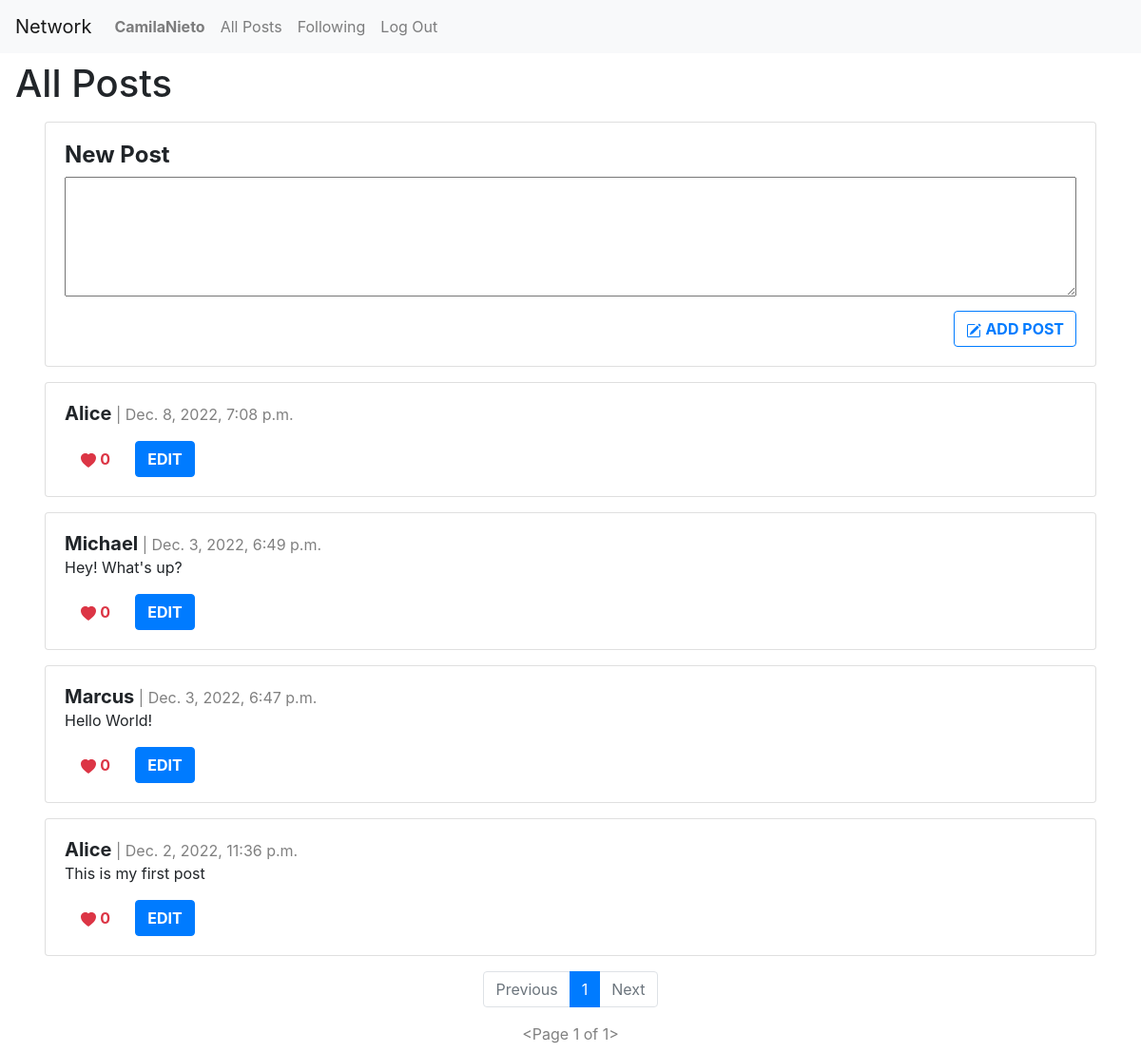
Screenshot of / (signed in) with the database file from the repository.
### network/models.py (models this page shows, shortened)
class User(AbstractUser):
    pass

class Post(models.Model):
    author = models.ForeignKey("User", on_delete=models.CASCADE, related_name="user")
    description = models.CharField(max_length=1000)
    timestamp = models.DateTimeField(auto_now_add=True)
    like = models.IntegerField()

### network/views.py (the view)
# urls.py: path("", views.index, name="index"),
def index(request):
    posts = Post.objects.all().order_by("id").reverse()
    p = Paginator(posts, 10)
    pageNumber = request.GET.get('page')
    postsPage = p.get_page(pageNumber)
    return render(request, "network/index.html", {
        "posts": posts,
        "postsPage": postsPage
    })

### network/templates/network/index.html (shortened to what this page needs)
{% extends "network/layout.html" %}
{% block body %}
<div class="main-title">
    <h1>All Posts</h1>
</div>
<div class="main-content">
    {% if user.is_authenticated %}
    <div class="row">
        <div class="col">
            <div class="card h-100" id="post-grid">
                <div class="card-body">
                    <form action="{% url 'newPost' %}" method="POST">
                        <h4><strong>New Post</strong></h4>
                        <textarea name="newPostText" id="newPostText" rows="4"></textarea>
                        <div align="right">
                            <button id="newPostButton" type="submit" name="newPostButton"
                                class="btn btn-outline-primary">
                                <strong>ADD POST</strong>
                            </button>
                        </div>
                    </form>
                </div>
            </div>
        </div>
    </div>
    {% else %}
    <div class="alert alert-danger" role="alert">
        Please sign in or register to be able to add a post.
    </div>
    {% endif %}
    {% for post in postsPage %}
    <div class="row">
        <div class="col">
            <div class="card h-100" id="post-grid">
                <div class="card-body">
                    <h5 style="display: inline" class="card-title"><strong>{{ post.author }}</strong></h5>
                    <div style="display: inline; color: gray;" class="card-date"> | {{ post.timestamp }}</div>
                    <p class="card-text">{{ post.description }}</p>
                    <div class="card-buttonsContainer">
                        <div align="left" class="card-button">
                            <button id="heartButton" type="submit" name="heartButton" class="btn btn-outline-danger">
                                <svg xmlns="http://www.w3.org/2000/svg" width="16" height="16" fill="currentColor"
                                    class="bi bi-heart-fill" viewBox="0 0 16 16">
                                    <path fill-rule="evenodd"
                                        d="M8 1.314C12.438-3.248 23.534 4.735 8 15-7.534 4.736 3.562-3.248 8 1.314z" />
                                </svg>
                                <strong>{{ post.like }}</strong>
                            </button>
                        </div>
                        <div align="right" class="card-button">
                            <a class="btn btn-primary" href="" role="button"><strong>EDIT</strong></a>
                        </div>
                    </div>
                </div>
            </div>
        </div>
    </div>
    {% endfor %}
    <nav aria-label="...">
        <ul class="pagination d-flex justify-content-center">
            {% if postsPage.has_previous %}
                <li class="page-item">
                    <a class="page-link" href="?page={{ postsPage.previous_page_number }}">Previous</a>
                </li>
            {% else %}
                <li class="page-item disabled">
                    <a class="page-link">Previous</a>
                </li>
            {% endif %}
            {% for pageNumber in postsPage.paginator.page_range %}
                {% if postsPage.number == pageNumber %}
                    <li class="page-item active" aria-current="page">
                        <a class="page-link">{{pageNumber}}</a>
                    </li>
                {% else %}
                    <a href="?page={{ pageNumber }}" class="page-link">
                        {{ pageNumber }}
                    </a>
                {% endif %}
            {% endfor %}
            {% if postsPage.has_next %}
                <li class="page-item">
                    <a class="page-link" href="?page={{ postsPage.next_page_number }}">Next</a>
                </li>
            {% else %}
                <li class="page-item disabled">
                    <a class="page-link">Next</a>
                </li>
            {% endif %}
        </ul>
    </nav>
    <div class="d-flex justify-content-center" style="color: gray;" class="card-date">{{ postsPage }}</div>
</div>
{% endblock %}

### network/templates/network/layout.html (shortened to what this page needs)
{% load static %}
<!DOCTYPE html>
<html lang="en">
    <head>
        <link rel="stylesheet" href="https://stackpath.bootstrapcdn.com/bootstrap/4.4.1/css/bootstrap.min.css">
        <link rel="stylesheet" href="https://cdn.jsdelivr.net/npm/bootstrap-icons@1.10.2/font/bootstrap-icons.css">
        <link rel="stylesheet" href="https://use.fontawesome.com/releases/v5.8.2/css/all.css">
        <link href="{% static 'network/styles.css' %}" rel="stylesheet">
    </head>
    <body>
        <nav class="navbar navbar-expand-lg navbar-light bg-light">
            <a class="navbar-brand" href="{% url 'index' %}">Network</a>
            <div>
              <ul class="navbar-nav mr-auto">
                {% if user.is_authenticated %}
                    <li class="nav-item">
                        <a class="nav-link" href="{% url 'profilePage' user_id=user.id%}"><strong>{{ user.username }}</strong></a>
                    </li>
                {% endif %}
                <li class="nav-item">
                  <a class="nav-link" href="{% url 'index' %}">All Posts</a>
                </li>
                {% if user.is_authenticated %}
                    <li class="nav-item">
                        <a class="nav-link" href="{% url 'following' %}">Following</a>
                    </li>
                    <li class="nav-item">
                        <a class="nav-link" href="{% url 'logout' %}">Log Out</a>
                    </li>
                {% endif %}
              </ul>
            </div>
          </nav>
        <div class="body">
            {% block body %}
            {% endblock %}
        </div>
    </body>
</html>

### network/static/network/styles.css (style rules this page uses)
textarea { width: 100%; font-size: 20px; }
.row { margin: 1em 0em; }
.card-button { display: inline; margin: 0em .3em; }
.main-title { margin: .5em 1em; }
.main-content { margin: .4em 2em; }
#heartButton { border: none; }
#newPostButton { margin: .6em 0em 0em; }

### rows the page displays
User: username "CamilaNieto"
Post: author "Alice", timestamp "Dec. 8, 2022, 7:08 p.m.", like "0"
Post: author "Michael", timestamp "Dec. 3, 2022, 6:49 p.m.", description "Hey! What's up?", like "0"
Post: author "Marcus", timestamp "Dec. 3, 2022, 6:47 p.m.", description "Hello World!", like "0"
Post: author "Alice", timestamp "Dec. 2, 2022, 11:36 p.m.", description "This is my first post", like "0"

### other values shown
{{ pageNumber }} "1"
{{ postsPage }} "<Page 1 of 1>"
